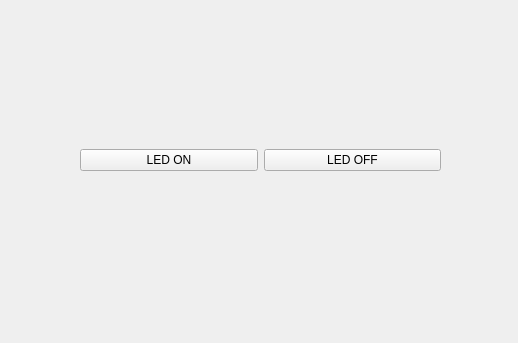
<?xml version="1.0" encoding="UTF-8"?>
<ui version="4.0">
 <class>ArduinoTest</class>
 <widget class="QWidget" name="ArduinoTest">
  <property name="enabled">
   <bool>true</bool>
  </property>
  <property name="geometry">
   <rect>
    <x>0</x>
    <y>0</y>
    <width>518</width>
    <height>343</height>
   </rect>
  </property>
  <property name="sizePolicy">
   <sizepolicy hsizetype="MinimumExpanding" vsizetype="MinimumExpanding">
    <horstretch>0</horstretch>
    <verstretch>0</verstretch>
   </sizepolicy>
  </property>
  <property name="minimumSize">
   <size>
    <width>0</width>
    <height>0</height>
   </size>
  </property>
  <property name="windowTitle">
   <string>Form</string>
  </property>
  <widget class="QWidget" name="horizontalLayoutWidget">
   <property name="geometry">
    <rect>
     <x>80</x>
     <y>30</y>
     <width>361</width>
     <height>261</height>
    </rect>
   </property>
   <layout class="QHBoxLayout" name="horizontalLayout">
    <property name="sizeConstraint">
     <enum>QLayout::SetDefaultConstraint</enum>
    </property>
    <item>
     <widget class="QPushButton" name="pushButton_2">
      <property name="text">
       <string>LED ON</string>
      </property>
     </widget>
    </item>
    <item>
     <widget class="QPushButton" name="pushButton">
      <property name="text">
       <string>LED OFF</string>
      </property>
     </widget>
    </item>
   </layout>
  </widget>
 </widget>
 <resources/>
 <connections/>
</ui>
